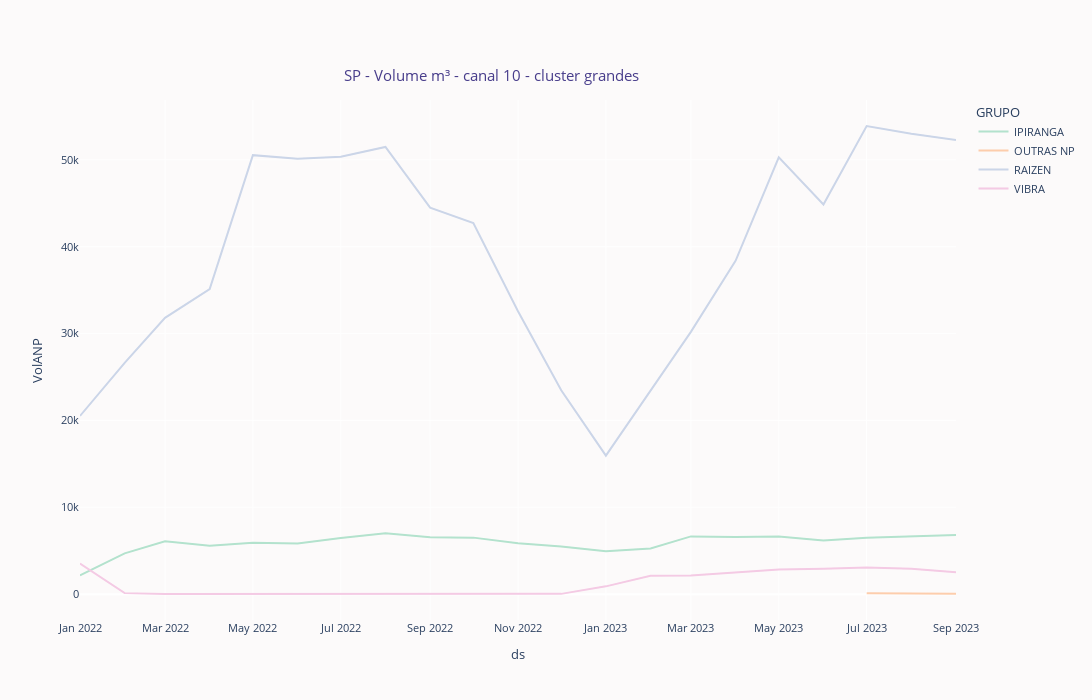

Here is the notebook cell this chart was saved with:
### Markdown cell above
# SP

### Code cell
#Brasil var grandes

grandes10_SP_ = grandes10_SP.groupby(["GRUPO","ds"])
grandes10_SP_vol = grandes10_SP_.agg({"VolANP":"sum"}).reset_index()


fig =px.line(grandes10_SP_vol, 
            x="ds", 
            y="VolANP",
            title="SP - Volume m³ - canal 10 - cluster grandes",
            color="GRUPO",
            color_discrete_sequence=px.colors.qualitative.Pastel2,
            hover_data=["GRUPO"]
        )

fig.update_layout(
    autosize=False,
    width= 1300,
    height=700
)
    
fig.update_layout(
        title = {"x": .45, "y": .90, "font": {"color":"darkslateblue"}},
        plot_bgcolor = "#fcfafa",
        paper_bgcolor = "#fcfafa", 
        font=dict(size=11)
    )
fig.show()

### Figure 1 — Plotly figure (JSON) as saved in the notebook; plotly's stock layout.template omitted (floating-point values rounded to 4 significant figures)
{"data": [{"customdata": [["IPIRANGA"], ["IPIRANGA"], ["IPIRANGA"], ["IPIRANGA"], ["IPIRANGA"], ["IPIRANGA"], ["IPIRANGA"], ["IPIRANGA"], ["IPIRANGA"], ["IPIRANGA"], ["IPIRANGA"], ["IPIRANGA"], ["IPIRANGA"], ["IPIRANGA"], ["IPIRANGA"], ["IPIRANGA"], ["IPIRANGA"], ["IPIRANGA"], ["IPIRANGA"], ["IPIRANGA"], ["IPIRANGA"]], "hovertemplate": "GRUPO=%{customdata[0]}<br>ds=%{x}<br>VolANP=%{y}<extra></extra>", "legendgroup": "IPIRANGA", "line": {"color": "rgb(179,226,205)", "dash": "solid"}, "marker": {"symbol": "circle"}, "mode": "lines", "name": "IPIRANGA", "orientation": "v", "showlegend": true, "type": "scatter", "x": ["2022-01-01T00:00:00", "2022-02-01T00:00:00", "2022-03-01T00:00:00", "2022-04-01T00:00:00", "2022-05-01T00:00:00", "2022-06-01T00:00:00", "2022-07-01T00:00:00", "2022-08-01T00:00:00", "2022-09-01T00:00:00", "2022-10-01T00:00:00", "2022-11-01T00:00:00", "2022-12-01T00:00:00", "2023-01-01T00:00:00", "2023-02-01T00:00:00", "2023-03-01T00:00:00", "2023-04-01T00:00:00", "2023-05-01T00:00:00", "2023-06-01T00:00:00", "2023-07-01T00:00:00", "2023-08-01T00:00:00", "2023-09-01T00:00:00"], "xaxis": "x", "y": [2156.0, 4693.0, 6095.0, 5558.0, 5914.0, 5822.0, 6457.0, 7006.0, 6536.0, 6505.0, 5859.0, 5481.0, 4939.0, 5263.0, 6649.0, 6572.0, 6630.0, 6175.0, 6480.0, 6633.0, 6801.0], "yaxis": "y"}, {"customdata": [["OUTRAS NP"], ["OUTRAS NP"], ["OUTRAS NP"]], "hovertemplate": "GRUPO=%{customdata[0]}<br>ds=%{x}<br>VolANP=%{y}<extra></extra>", "legendgroup": "OUTRAS NP", "line": {"color": "rgb(253,205,172)", "dash": "solid"}, "marker": {"symbol": "circle"}, "mode": "lines", "name": "OUTRAS NP", "orientation": "v", "showlegend": true, "type": "scatter", "x": ["2023-07-01T00:00:00", "2023-08-01T00:00:00", "2023-09-01T00:00:00"], "xaxis": "x", "y": [90, 60, 35], "yaxis": "y"}, {"customdata": [["RAIZEN"], ["RAIZEN"], ["RAIZEN"], ["RAIZEN"], ["RAIZEN"], ["RAIZEN"], ["RAIZEN"], ["RAIZEN"], ["RAIZEN"], ["RAIZEN"], ["RAIZEN"], ["RAIZEN"], ["RAIZEN"], ["RAIZEN"], ["RAIZEN"], ["RAIZEN"], ["RAIZEN"], ["RAIZEN"], ["RAIZEN"], ["RAIZEN"], ["RAIZEN"]], "hovertemplate": "GRUPO=%{customdata[0]}<br>ds=%{x}<br>VolANP=%{y}<extra></extra>", "legendgroup": "RAIZEN", "line": {"color": "rgb(203,213,232)", "dash": "solid"}, "marker": {"symbol": "circle"}, "mode": "lines", "name": "RAIZEN", "orientation": "v", "showlegend": true, "type": "scatter", "x": ["2022-01-01T00:00:00", "2022-02-01T00:00:00", "2022-03-01T00:00:00", "2022-04-01T00:00:00", "2022-05-01T00:00:00", "2022-06-01T00:00:00", "2022-07-01T00:00:00", "2022-08-01T00:00:00", "2022-09-01T00:00:00", "2022-10-01T00:00:00", "2022-11-01T00:00:00", "2022-12-01T00:00:00", "2023-01-01T00:00:00", "2023-02-01T00:00:00", "2023-03-01T00:00:00", "2023-04-01T00:00:00", "2023-05-01T00:00:00", "2023-06-01T00:00:00", "2023-07-01T00:00:00", "2023-08-01T00:00:00", "2023-09-01T00:00:00"], "xaxis": "x", "y": [20510.0, 26620.0, 31810.0, 35130.0, 50540.0, 50110.0, 50360.0, 51480.0, 44490.0, 42730.0, 32570.0, 23470.0, 15950.0, 23460.0, 30200.0, 38380.0, 50290.0, 44860.0, 53900.0, 52990.0, 52290.0], "yaxis": "y"}, {"customdata": [["VIBRA"], ["VIBRA"], ["VIBRA"], ["VIBRA"], ["VIBRA"], ["VIBRA"], ["VIBRA"], ["VIBRA"], ["VIBRA"], ["VIBRA"], ["VIBRA"], ["VIBRA"], ["VIBRA"], ["VIBRA"], ["VIBRA"], ["VIBRA"], ["VIBRA"], ["VIBRA"], ["VIBRA"], ["VIBRA"], ["VIBRA"]], "hovertemplate": "GRUPO=%{customdata[0]}<br>ds=%{x}<br>VolANP=%{y}<extra></extra>", "legendgroup": "VIBRA", "line": {"color": "rgb(244,202,228)", "dash": "solid"}, "marker": {"symbol": "circle"}, "mode": "lines", "name": "VIBRA", "orientation": "v", "showlegend": true, "type": "scatter", "x": ["2022-01-01T00:00:00", "2022-02-01T00:00:00", "2022-03-01T00:00:00", "2022-04-01T00:00:00", "2022-05-01T00:00:00", "2022-06-01T00:00:00", "2022-07-01T00:00:00", "2022-08-01T00:00:00", "2022-09-01T00:00:00", "2022-10-01T00:00:00", "2022-11-01T00:00:00", "2022-12-01T00:00:00", "2023-01-01T00:00:00", "2023-02-01T00:00:00", "2023-03-01T00:00:00", "2023-04-01T00:00:00", "2023-05-01T00:00:00", "2023-06-01T00:00:00", "2023-07-01T00:00:00", "2023-08-01T00:00:00", "2023-09-01T00:00:00"], "xaxis": "x", "y": [3522, 115, 25, 20, 20, 25, 20.01, 25, 15, 30, 20, 30, 895, 2125, 2140, 2535, 2835, 2915, 3055, 2915, 2505], "yaxis": "y"}], "layout": {"autosize": false, "font": {"size": 11}, "height": 700, "legend": {"title": {"text": "GRUPO"}, "tracegroupgap": 0}, "paper_bgcolor": "#fcfafa", "plot_bgcolor": "#fcfafa", "title": {"font": {"color": "darkslateblue"}, "text": "SP - Volume m³ - canal 10 - cluster grandes", "x": 0.45, "y": 0.9}, "width": 1300, "xaxis": {"anchor": "y", "domain": [0, 1], "title": {"text": "ds"}}, "yaxis": {"anchor": "x", "domain": [0, 1], "title": {"text": "VolANP"}}}}
